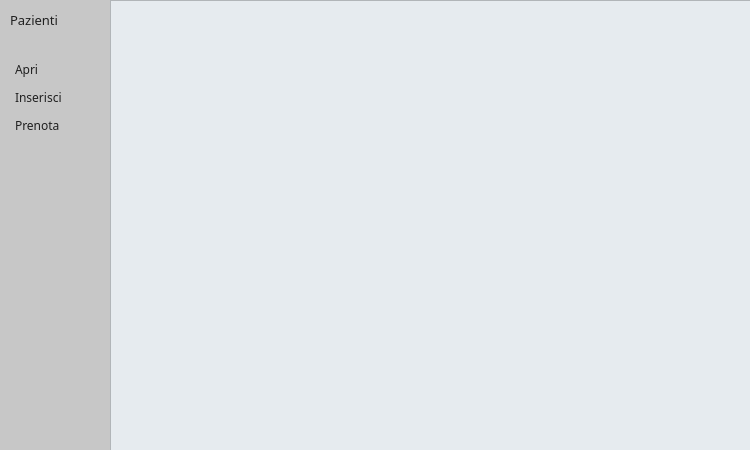
<?xml version="1.0" encoding="UTF-8"?>
<ui version="4.0">
 <class>ProntoSoccorso</class>
 <widget class="QWidget" name="ProntoSoccorso">
  <property name="geometry">
   <rect>
    <x>0</x>
    <y>0</y>
    <width>750</width>
    <height>450</height>
   </rect>
  </property>
  <property name="minimumSize">
   <size>
    <width>750</width>
    <height>450</height>
   </size>
  </property>
  <property name="maximumSize">
   <size>
    <width>750</width>
    <height>450</height>
   </size>
  </property>
  <property name="windowTitle">
   <string>Form</string>
  </property>
  <property name="styleSheet">
   <string notr="true">background-color: rgb(199, 199, 199);</string>
  </property>
  <widget class="QListView" name="listView">
   <property name="geometry">
    <rect>
     <x>110</x>
     <y>0</y>
     <width>641</width>
     <height>451</height>
    </rect>
   </property>
   <property name="cursor" stdset="0">
    <cursorShape>PointingHandCursor</cursorShape>
   </property>
   <property name="styleSheet">
    <string notr="true">background-color: rgb(230, 235, 239);
color: rgb(32, 32, 32);</string>
   </property>
  </widget>
  <widget class="QPushButton" name="ButtonApri">
   <property name="geometry">
    <rect>
     <x>5</x>
     <y>57</y>
     <width>95</width>
     <height>25</height>
    </rect>
   </property>
   <property name="font">
    <font>
     <family>Montserrat SemiBold</family>
     <weight>50</weight>
     <bold>false</bold>
    </font>
   </property>
   <property name="cursor">
    <cursorShape>PointingHandCursor</cursorShape>
   </property>
   <property name="mouseTracking">
    <bool>false</bool>
   </property>
   <property name="layoutDirection">
    <enum>Qt::LeftToRight</enum>
   </property>
   <property name="styleSheet">
    <string notr="true">QPushButton {
padding-left: 10px;
text-align: left;
background-color: rgb(199, 199, 199);
color: rgb(32, 32, 32);
border-radius: 6px;
}
QPushButton:hover {
background-color: rgb(172, 171, 172);
    }
</string>
   </property>
   <property name="text">
    <string>Apri</string>
   </property>
   <property name="iconSize">
    <size>
     <width>13</width>
     <height>13</height>
    </size>
   </property>
  </widget>
  <widget class="QLabel" name="InfoScheda">
   <property name="geometry">
    <rect>
     <x>10</x>
     <y>10</y>
     <width>100</width>
     <height>20</height>
    </rect>
   </property>
   <property name="font">
    <font>
     <family>Montserrat ExtraBold</family>
     <pointsize>10</pointsize>
     <weight>50</weight>
     <bold>false</bold>
    </font>
   </property>
   <property name="styleSheet">
    <string notr="true">color: rgb(32, 32, 32);</string>
   </property>
   <property name="text">
    <string>Pazienti</string>
   </property>
   <property name="alignment">
    <set>Qt::AlignLeading|Qt::AlignLeft|Qt::AlignVCenter</set>
   </property>
  </widget>
  <widget class="QPushButton" name="ButtonInserisci">
   <property name="geometry">
    <rect>
     <x>5</x>
     <y>85</y>
     <width>95</width>
     <height>25</height>
    </rect>
   </property>
   <property name="font">
    <font>
     <family>Montserrat SemiBold</family>
     <weight>50</weight>
     <bold>false</bold>
    </font>
   </property>
   <property name="cursor">
    <cursorShape>PointingHandCursor</cursorShape>
   </property>
   <property name="styleSheet">
    <string notr="true">QPushButton {
padding-left: 10;
text-align: left;
background-color: rgb(199, 199, 199);
color: rgb(32, 32, 32);
border-radius: 6px;
}
QPushButton:hover {
background-color: rgb(172, 171, 172);
    }
</string>
   </property>
   <property name="text">
    <string>Inserisci</string>
   </property>
   <property name="iconSize">
    <size>
     <width>13</width>
     <height>13</height>
    </size>
   </property>
  </widget>
  <widget class="QPushButton" name="ButtonPrenota">
   <property name="geometry">
    <rect>
     <x>5</x>
     <y>113</y>
     <width>95</width>
     <height>25</height>
    </rect>
   </property>
   <property name="font">
    <font>
     <family>Montserrat SemiBold</family>
     <weight>50</weight>
     <bold>false</bold>
    </font>
   </property>
   <property name="cursor">
    <cursorShape>PointingHandCursor</cursorShape>
   </property>
   <property name="styleSheet">
    <string notr="true">QPushButton {
padding-left: 10;
text-align: left;
background-color: rgb(199, 199, 199);
color: rgb(32, 32, 32);
border-radius: 6px;
}
QPushButton:hover {
background-color: rgb(172, 171, 172);
    }
</string>
   </property>
   <property name="text">
    <string>Prenota</string>
   </property>
   <property name="iconSize">
    <size>
     <width>13</width>
     <height>13</height>
    </size>
   </property>
  </widget>
 </widget>
 <resources/>
 <connections/>
</ui>
